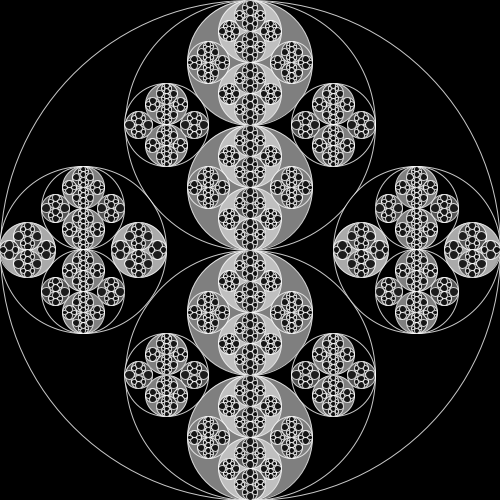
Frame 1 (no input)
Frame 60 (the mouse pressed at the canvas centre just before this capture): identical to frame 1, image omitted
Frame 120 (the mouse held since frame 60 and released just before this capture): identical to frame 1, image omitted

The Processing sketch that drew this single still picture (run headless with seeded random() and noise(); from frame 60 on, the mouse is pressed at the canvas centre):

// Processing sketch: RecursiveCircleClass
// ── RecursiveCircleClass.pde
RecursiveCircle C;

void setup() {
  size(500, 500);
  
  C = new RecursiveCircle(width/2, height/2, width/2);
}

void draw() {
  background(0);
  
  C.display();
}

class RecursiveCircle {
  float x, y, r;
  color c, s;
  
  RecursiveCircle(float x, float y, float r) {
    this.x = x;
    this.y = y;
    this.r = r;
    
    float n = 6*255.0*r/(width/2)%255;
    c = color(n);
    s = color(255, 255, 255, 200);
  }
  
  RecursiveCircle Top;
  RecursiveCircle Bottom;
  RecursiveCircle Left;
  RecursiveCircle Right;
  
  void display() {
    fill(c);
    strokeWeight(1);
    stroke(s);
    ellipse(x, y, r*2, r*2);
    if (r > 5) {
      Top = new RecursiveCircle(x, y-r/2, r/2);
      Bottom = new RecursiveCircle(x, y+r/2, r/2);
      Left = new RecursiveCircle(x-2*r/3, y, r/3);
      Right = new RecursiveCircle(x+2*r/3, y, r/3);
      
      displaySubCircles();
    }
  }
  
  void displaySubCircles() {
    Top.display();
    Bottom.display();
    Left.display();
    Right.display();
  }
}
